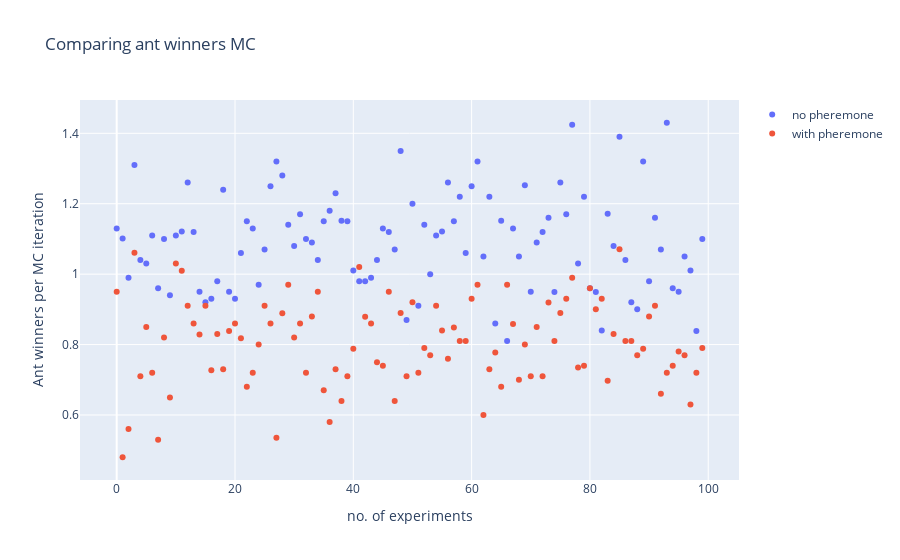

The cell this chart's notebook holds for it:
### Code cell
fig = go.Figure()
x_axis = list(range(num_points))

fig.add_trace(go.Scatter(x=x_axis, y=ant_winner_list_mc,
                    mode='markers',
                    name='no pheremone'))
fig.add_trace(go.Scatter(x=x_axis, y=ant_winner_list_opt_mc,
                    mode='markers',
                    name='with pheremone'))
fig.update_layout(title='Comparing ant winners MC',
                   xaxis_title='no. of experiments',
                   yaxis_title='Ant winners per MC iteration')
fig.show()
print("Mean ant winner without pheremone: ", np.nanmean(ant_winner_list_mc))
print("Median ant winner without pheremone: ", np.nanmedian(ant_winner_list_mc))
print("Mean ant winner with pheremone: ", np.nanmean(ant_winner_list_opt_mc))
print("Median ant winner with pheremone: ", np.nanmedian(ant_winner_list_opt_mc))

### Figure 1 — Plotly figure (JSON) as saved in the notebook; plotly's stock layout.template omitted (floating-point values rounded to 4 significant figures)
{"data": [{"mode": "markers", "name": "no pheremone", "type": "scatter", "x": [0, 1, 2, 3, 4, 5, 6, 7, 8, 9, 10, 11, 12, 13, 14, 15, 16, 17, 18, 19, 20, 21, 22, 23, 24, 25, 26, 27, 28, 29, 30, 31, 32, 33, 34, 35, 36, 37, 38, 39, 40, 41, 42, 43, 44, 45, 46, 47, 48, 49, 50, 51, 52, 53, 54, 55, 56, 57, 58, 59, 60, 61, 62, 63, 64, 65, 66, 67, 68, 69, 70, 71, 72, 73, 74, 75, 76, 77, 78, 79, 80, 81, 82, 83, 84, 85, 86, 87, 88, 89, 90, 91, 92, 93, 94, 95, 96, 97, 98, 99], "y": [1.13, 1.101, 0.9899, 1.31, 1.04, 1.03, 1.11, 0.96, 1.1, 0.94, 1.11, 1.121, 1.26, 1.12, 0.95, 0.92, 0.93, 0.98, 1.24, 0.95, 0.93, 1.06, 1.15, 1.13, 0.97, 1.07, 1.25, 1.32, 1.28, 1.14, 1.08, 1.17, 1.1, 1.09, 1.04, 1.15, 1.18, 1.23, 1.152, 1.15, 1.01, 0.98, 0.98, 0.99, 1.04, 1.13, 1.12, 1.07, 1.35, 0.87, 1.2, 0.91, 1.14, 1, 1.11, 1.121, 1.26, 1.15, 1.22, 1.06, 1.25, 1.32, 1.05, 1.22, 0.86, 1.152, 0.81, 1.13, 1.05, 1.253, 0.95, 1.09, 1.12, 1.16, 0.9495, 1.26, 1.17, 1.424, 1.03, 1.22, 0.96, 0.949, 0.84, 1.172, 1.08, 1.39, 1.04, 0.92, 0.9, 1.32, 0.9798, 1.16, 1.07, 1.43, 0.96, 0.95, 1.05, 1.01, 0.8384, 1.1]}, {"mode": "markers", "name": "with pheremone", "type": "scatter", "x": [0, 1, 2, 3, 4, 5, 6, 7, 8, 9, 10, 11, 12, 13, 14, 15, 16, 17, 18, 19, 20, 21, 22, 23, 24, 25, 26, 27, 28, 29, 30, 31, 32, 33, 34, 35, 36, 37, 38, 39, 40, 41, 42, 43, 44, 45, 46, 47, 48, 49, 50, 51, 52, 53, 54, 55, 56, 57, 58, 59, 60, 61, 62, 63, 64, 65, 66, 67, 68, 69, 70, 71, 72, 73, 74, 75, 76, 77, 78, 79, 80, 81, 82, 83, 84, 85, 86, 87, 88, 89, 90, 91, 92, 93, 94, 95, 96, 97, 98, 99], "y": [0.95, 0.48, 0.56, 1.061, 0.71, 0.85, 0.72, 0.53, 0.82, 0.65, 1.03, 1.01, 0.91, 0.86, 0.8283, 0.91, 0.7273, 0.83, 0.73, 0.8384, 0.86, 0.8182, 0.68, 0.72, 0.8, 0.91, 0.86, 0.5354, 0.8889, 0.97, 0.82, 0.86, 0.72, 0.88, 0.95, 0.67, 0.58, 0.73, 0.64, 0.71, 0.7879, 1.02, 0.8788, 0.86, 0.75, 0.74, 0.95, 0.64, 0.89, 0.71, 0.92, 0.72, 0.79, 0.77, 0.91, 0.84, 0.76, 0.8485, 0.81, 0.81, 0.93, 0.9697, 0.6, 0.73, 0.7778, 0.68, 0.97, 0.8586, 0.7, 0.8, 0.71, 0.85, 0.71, 0.9192, 0.81, 0.89, 0.93, 0.99, 0.7347, 0.74, 0.96, 0.9, 0.93, 0.697, 0.83, 1.071, 0.81, 0.81, 0.77, 0.7879, 0.88, 0.91, 0.66, 0.72, 0.74, 0.78, 0.77, 0.63, 0.72, 0.79]}], "layout": {"title": {"text": "Comparing ant winners MC"}, "xaxis": {"title": {"text": "no. of experiments"}}, "yaxis": {"title": {"text": "Ant winners per MC iteration"}}}}
